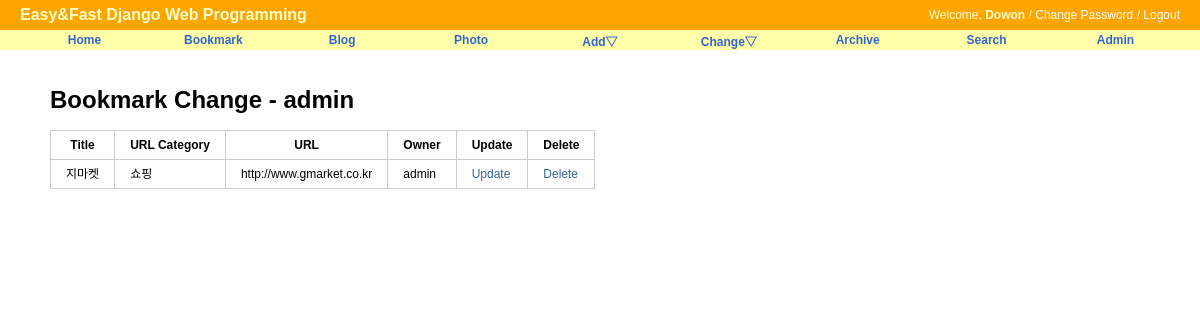
The app's page /bookmark/change/ (signed in) with its own data.
### bookmark/models.py (models this page shows, shortened)
class Bookmark(models.Model):
    title = models.CharField(max_length=100, blank=True, null=True)
    url_category = models.CharField(max_length=100, blank=True, null=True)
    url = models.URLField('url', unique=True)
    owner = models.ForeignKey(User, null=True, on_delete=models.CASCADE)

### bookmark/views.py (the view)
# urls.py: path('change/', BookmarkChangeLV.as_view(), name='change'),
class BookmarkChangeLV(LoginRequiredMixin, ListView):
    template_name = "bookmark/bookmark_change_list.html"
    def get_queryset(self):
        return Bookmark.objects.filter(owner = self.request.user)

### bookmark/templates/bookmark/bookmark_change_list.html (shortened to what this page needs)
{% extends "base.html" %}
{% block content %}
<div id='content'>
    <h1>Bookmark Change - {{ user }}</h1>
    <table class="change-list">
        <tr>
            <th>Title</th><th>URL Category</th><th>URL</th>
            <th>Owner</th><th>Update</th><th>Delete</th>
        </tr>
        {% for bookmark in object_list %}
        <tr>
            <td>{{ bookmark.title }}</td>
            <td>{{ bookmark.url_category }}</td>
            <td>{{ bookmark.url }}</td>
            <td>{{ bookmark.owner }}</td>
            <td><a href="{% url 'bookmark:update' bookmark.id %}">Update</a></td>
            <td><a href="{% url 'bookmark:delete' bookmark.id %}">Delete</a></td>
        </tr>
        {% endfor %}
    </table>
</div>
{% endblock %}

### templates/base.html (shortened to what this page needs)
<!DOCTYPE html>
<html lang="ko">
<head>
{% load staticfiles %}
<link rel="stylesheet" type="text/css" href="{% block stylesheet %}{% static "css/base.css" %}{% endblock %}" />
<link rel="stylesheet" type="text/css" href="{% block extrastyle %}{% endblock %}" />
</head>
<body>
<div id="header">
    <h2 class="maintitle">Easy&amp;Fast Django Web Programming</h2>
    {% if user.is_active %}
        <h4 class="welcome">Welcome, <strong>{% firstof user.get_short_name user.get_username %}</strong> /
            <a href="{% url 'password_change' %}">Change Password</a> /
            <a href="{% url 'logout' %}">Logout</a>
        </h4>
    {% else %}
        <h4 class="welcome">
            <a href="{% url 'login' %}">Login</a> /
            <a href="{% url 'register' %}">Register</a>
        </h4>
    {% endif %}
</div>
<div id="menu">
    <li><a href="{% url 'home' %}">Home</a></li>
    <li><a href="{% url 'bookmark:index' %}">Bookmark</a></li>
    <li><a href="{% url 'blog:index' %}">Blog</a></li>
    <li><a href="#">Photo</a></li>
    <li><a href="#">Add&bigtriangledown;</a>
    </li>
    <li><a href="#">Change&bigtriangledown;</a>
    </li>
    <li><a href="{% url 'blog:post_archive' %}">Archive</a></li>
    <li><a href="{% url 'blog:search' %}">Search</a></li>
    <li><a href="{% url 'admin:index' %}">Admin</a></li>
</div>
{% block content %}{% endblock %}
</body>
</html>

### static/css/base.css (style rules this page uses)
body { font-family: "Lucida Grande", Verdana, Arial, sans-serif; font-size: 12px; }
div#header { position: absolute; top: 0px; left: 0px; height: 30px; width: 100%; display: table; background: orange; }
div#menu { position: absolute; top: 30px; left: 0px; height: 20px; width: 100%; display: table; table-layout: fixed; border-spacing: 40px 0px; background: #ffa; font-size: 12px; }
div#content { position: absolute; top: 70px; left: 50px; right: 50px; }
.maintitle { display: table-cell; vertical-align: middle; padding-left: 20px; color: #ffc; font-weight: bold; font-size: 16px; }
.welcome { display: table-cell; vertical-align: middle; text-align: right; padding-right: 20px; color: #ffc; font-weight: normal; font-size: 12px; }
.welcome a:link, .welcome a:visited { color: white; }
div#menu a:link, div#menu a:visited { color: #36c; }
div#menu > li { display: table-cell; vertical-align: middle; border-radius: 25px; text-align: center; font-weight: bold; }
a:link, a:visited { color: #369; text-decoration: none; }
table { border-collapse: collapse; }
td, th { line-height: 18px; border-bottom: 1px solid #eee; vertical-align: top; padding: 5px 15px; font-family: "Lucida Grande", Verdana, Arial, sans-serif; }
table.change-list, table.change-list th, table.change-list td { border: 1px solid #ccc; }

### records on screen
Bookmark: title "지마켓", url_category "쇼핑", url "http://www.gmarket.co.kr", owner "admin"

### other values on screen
{{ user }} "admin"
